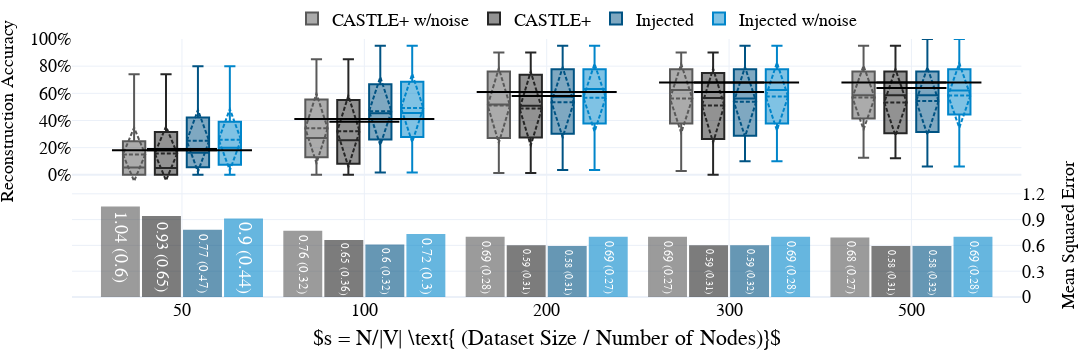

Source (notebook cell):
### Code cell
# ## Versions
version = '(r_ex_1b_k20_l3_h2_n0|r_ex_2b_k20_l3_h2_n0|r_ex_5b_k20_l3_h2_n0|r_ex_1b_k20_l3_h2_n20|r_ex_2b_k20_l3_h2_n20|r_ex_5b_k20_l3_h2_n20)'

df = collect_results(version=version, known_p = 0.2)

### Check How many runs you have of a given version
# v="r_ex_1b_k20_l3_h2_n20"
# print(v)
# print((df[df['V']==v].groupby(by=['seed']).size()))
# print(df[df['V']==v].groupby(by=['N_nodes']).size())
# print(df[df['V']==v].groupby(by=['alpha']).size())


# v="r_ex_2b_k20_l3_h2_n20"
# print(v)
# print((df[df['V']==v].groupby(by=['seed']).size()))
# print(df[df['V']==v].groupby(by=['N_nodes']).size())
# print(df[df['V']==v].groupby(by=['alpha']).size())

v="r_ex_5b_k20_l3_h2_n20"
print(v)
print((df[df['V']==v].groupby(by=['seed']).size()))
print(df[df['V']==v].groupby(by=['N_nodes']).size())
print(df[df['V']==v].groupby(by=['alpha']).size())
# display(df)

### Group into two noise vs no noise
df['V2'] = df['V']
df['V'] = [int("n20" in i) for i in df['V2'] ]

plot_ly_by_compare(df, x='alpha', x_desc=r"$s = N/|V| \text{ (Dataset Size / Number of Nodes)}$", 
legend_cord=[0.5,1.15], names_list = ['CASTLE+ w/noise','CASTLE+','Injected','Injected w/noise'],
y1_range=[-0.9,1], y2_range= [0, 3], y2_ticks=[0,.3,.6,.9,1.2], name='compalpha_v3', version='3lvsNoise', save=save_figs, xwidth=1100)


# plot_ly_by_compare(df, x='branch_bin', x_desc=r"$b = |E|/|V| \text{ (Number of Edges / Number of Nodes)}$", 
# legend_cord=[0.5,1.15], names_list = ['CASTLE+ w/noise','CASTLE+','Injected','Injected w/noise'],
# y1_range=[-0.9,1], y2_range= [0, 3], y2_ticks=[0,.3,.6,.9,1.2], name='compedge_v3', version='3lvsNoise', save=False, xwidth=700)

### Figure 1 — Plotly figure (JSON) as saved in the notebook; plotly's stock layout.template omitted (floating-point values rounded to 4 significant figures; data arrays with more than 128 entries replaced by an {"elided": "..."} marker saying what was removed)
{"data": [{"marker": {"color": "#595959", "line": {"color": "#595959", "width": 2}}, "name": "CASTLEMSE", "opacity": 0.6, "showlegend": false, "text": ["1.04 (0.6)", "0.76 (0.32)", "0.69 (0.28)", "0.69 (0.27)", "0.68 (0.27)"], "textposition": "auto", "type": "bar", "x": ["50", "100", "200", "300", "500"], "xaxis": "x", "y": [1.04, 0.76, 0.69, 0.69, 0.68], "yaxis": "y2"}, {"marker": {"color": "#262626", "line": {"color": "#262626", "width": 2}}, "name": "CASTLEMSE", "opacity": 0.6, "showlegend": false, "text": ["0.93 (0.65)", "0.65 (0.36)", "0.59 (0.31)", "0.59 (0.31)", "0.58 (0.31)"], "textposition": "auto", "type": "bar", "x": ["50", "100", "200", "300", "500"], "xaxis": "x", "y": [0.93, 0.65, 0.59, 0.59, 0.58], "yaxis": "y2"}, {"marker": {"color": "#005383", "line": {"color": "#005383", "width": 2}}, "name": "InjectedMSE", "opacity": 0.6, "showlegend": false, "text": ["0.77 (0.47)", "0.6 (0.32)", "0.58 (0.31)", "0.59 (0.32)", "0.58 (0.32)"], "textposition": "inside", "type": "bar", "x": ["50", "100", "200", "300", "500"], "xaxis": "x", "y": [0.77, 0.6, 0.58, 0.59, 0.58], "yaxis": "y2"}, {"marker": {"color": "#0085CA", "line": {"color": "#0085CA", "width": 2}}, "name": "InjectedMSE", "opacity": 0.6, "showlegend": false, "text": ["0.9 (0.44)", "0.72 (0.3)", "0.69 (0.27)", "0.69 (0.28)", "0.69 (0.28)"], "textposition": "inside", "type": "bar", "x": ["50", "100", "200", "300", "500"], "xaxis": "x", "y": [0.9, 0.72, 0.69, 0.69, 0.69], "yaxis": "y2"}, {"boxmean": "sd", "boxpoints": false, "marker": {"color": "#595959"}, "name": "CASTLE+ w/noise", "type": "box", "x": {"elided": "433 str values"}, "xaxis": "x", "y": {"elided": "433 float values"}, "yaxis": "y"}, {"boxmean": "sd", "boxpoints": false, "marker": {"color": "#262626"}, "name": "CASTLE+", "type": "box", "x": {"elided": "450 str values"}, "xaxis": "x", "y": {"elided": "450 float values"}, "yaxis": "y"}, {"marker": {"color": "Black", "line": {"color": "Black", "width": 2}, "size": 50, "symbol": "line-ew"}, "mode": "markers", "name": "CASTLE+20%", "showlegend": false, "type": "scatter", "x": ["50", "100", "200", "300", "500"], "xaxis": "x", "y": [0.19, 0.39, 0.58, 0.61, 0.64], "yaxis": "y"}, {"marker": {"color": "Black", "line": {"color": "Black", "width": 2}, "size": 100, "symbol": "line-ew"}, "mode": "markers", "name": "CASTLE+20%", "showlegend": false, "type": "scatter", "x": ["50", "100", "200", "300", "500"], "xaxis": "x", "y": [0.18, 0.41, 0.61, 0.68, 0.68], "yaxis": "y"}, {"boxmean": "sd", "boxpoints": false, "marker": {"color": "#005383"}, "name": "Injected", "type": "box", "x": {"elided": "450 str values"}, "xaxis": "x", "y": {"elided": "450 float values"}, "yaxis": "y"}, {"boxmean": "sd", "boxpoints": false, "marker": {"color": "#0085CA"}, "name": "Injected w/noise", "type": "box", "x": {"elided": "432 str values"}, "xaxis": "x", "y": {"elided": "432 float values"}, "yaxis": "y"}, {"marker": {"color": "Black", "line": {"color": "Black", "width": 2}, "size": 50, "symbol": "line-ew"}, "mode": "markers", "name": "CASTLE+20%", "showlegend": false, "type": "scatter", "x": ["50", "100", "200", "300", "500"], "xaxis": "x", "y": [0.18, 0.41, 0.61, 0.68, 0.68], "yaxis": "y"}], "layout": {"annotations": [{"align": "left", "showarrow": false, "text": "Reconstruction Accuracy", "textangle": -90, "valign": "top", "xanchor": "left", "xref": "paper", "xshift": -580, "yanchor": "top", "yref": "paper", "yshift": 150}, {"align": "left", "showarrow": false, "text": "Mean Squared Error", "textangle": -90, "valign": "top", "xanchor": "left", "xref": "paper", "xshift": 480, "yanchor": "top", "yref": "paper", "yshift": 10}], "autosize": true, "bargap": 0.1, "bargroupgap": 0.1, "boxmode": "group", "font": {"color": "Black", "family": "Serif", "size": 18}, "height": 350, "legend": {"orientation": "h", "x": 0.5, "xanchor": "center", "y": 1.15, "yanchor": "top"}, "margin": {"b": 0, "l": 10, "pad": 0, "r": 10, "t": 10}, "showlegend": true, "title": {"text": ""}, "width": 1100, "xaxis": {"anchor": "y", "domain": [0, 0.94], "showgrid": true, "title": {"text": "$s = N/|V| \\text{ (Dataset Size / Number of Nodes)}$"}}, "yaxis": {"anchor": "x", "domain": [0, 1], "nticks": 10, "range": [-0.9, 1], "showgrid": true, "showticklabels": true, "tickformat": ".0%", "tickvals": [0, 0.2, 0.4, 0.6, 0.8, 1], "title": {"text": ""}, "zeroline": true}, "yaxis2": {"anchor": "x", "nticks": 10, "overlaying": "y", "range": [0, 3], "showgrid": true, "showticklabels": true, "side": "right", "tickvals": [0, 0.3, 0.6, 0.9, 1.2], "title": {"text": ""}, "zeroline": true}}}
